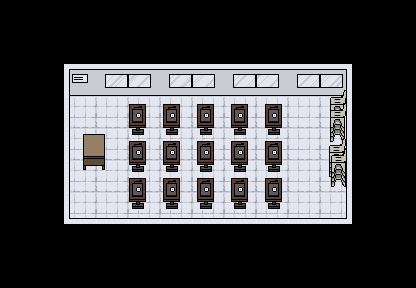

This game map was drawn from its Tiled (.tmx) file and the tilesets committed beside it. A one-line description and the full map source follow:
An orthogonal 13x9 tile map with 32x32 px tiles, 1 tile layer (Tile Layer 1), 2 tilesets and 57 objects (33x 1).

<map version="1.10" tiledversion="1.11.2" orientation="orthogonal" renderorder="right-down" width="13" height="9" tilewidth="32" tileheight="32" infinite="0" nextlayerid="10" nextobjectid="197">
 <tileset firstgid="1" source="test.tsx" />
 <tileset firstgid="2" source="comlabheb.tsx" />
 <layer id="1" name="Tile Layer 1" width="13" height="9">
  <data encoding="csv">
0,0,0,0,0,0,0,0,0,0,0,0,0,
0,0,0,0,0,0,0,0,0,0,0,0,0,
0,0,2,3,4,5,6,7,8,9,10,0,0,
0,0,11,12,13,14,15,16,17,18,19,0,0,
0,0,20,21,22,23,24,25,26,27,28,0,0,
0,0,29,30,31,32,33,34,35,36,37,0,0,
0,0,38,39,40,41,42,43,44,45,46,0,0,
0,0,0,0,0,0,0,0,0,0,0,0,0,
0,0,0,0,0,0,0,0,0,0,0,0,0
</data>
 </layer>
 <objectgroup id="2" name="Collisions">
  <object id="2" x="63.6667" y="63.6667" width="288" height="10.6667" />
  <object id="3" x="56.451" y="65.451" width="6" height="160" />
  <object id="4" x="352.745" y="62.9412" width="6.33333" height="169.392" />
  <object id="5" x="56.7844" y="226.667" width="295.549" height="6.66667" />
  <object id="98" x="273.474" y="184" width="0.5" height="3" />
  <object id="189" x="273.474" y="148" width="0.5" height="3" />
  <object id="194" x="273.474" y="111" width="0.5" height="3" />
  <object id="99" x="239.956" y="184" width="0.5" height="3" />
  <object id="188" x="239.956" y="148" width="0.5" height="3" />
  <object id="193" x="239.956" y="111" width="0.5" height="3" />
  <object id="100" x="335.732" y="92.5142" width="9.86932" height="80.9716" />
  <object id="104" x="64.3864" y="138.175" width="34.8636" height="22.2557" />
  <object id="111" x="205.884" y="184" width="0.5" height="3" />
  <object id="187" x="205.884" y="148" width="0.5" height="3" />
  <object id="192" x="205.884" y="111" width="0.5" height="3" />
  <object id="112" x="172.48" y="184" width="0.5" height="3" />
  <object id="186" x="172.48" y="148" width="0.5" height="3" />
  <object id="191" x="172.48" y="111" width="0.5" height="3" />
  <object id="184" x="138.57" y="184" width="0.5" height="3" />
  <object id="185" x="138.57" y="148" width="0.5" height="3" />
  <object id="190" x="138.57" y="111" width="0.5" height="3" />
 </objectgroup>
 <group id="9" name="Popups">
  <objectgroup id="3" name="1st">
   <object id="56" name="1" gid="1" x="150.557" y="133.477" width="32" height="32" />
   <object id="57" name="1" gid="1" x="207.579" y="208.831" width="32" height="32" />
   <object id="58" name="1" gid="1" x="240.81" y="208.212" width="32" height="32" />
   <object id="59" name="1" gid="1" x="278.534" y="209.432" width="32" height="32" />
   <object id="60" name="1" gid="1" x="108.154" y="133.313" width="32" height="32" />
   <object id="61" name="1" gid="1" x="127.716" y="144.75" width="32" height="32" />
   <object id="62" name="1" gid="1" x="127.966" y="182.5" width="32" height="32" />
   <object id="63" name="1" gid="1" x="139.921" y="207.66" width="32" height="32" />
   <object id="64" name="1" gid="1" x="129.091" y="106.875" width="32" height="32" />
   <object id="65" name="1" gid="1" x="166.341" y="106.875" width="32" height="32" />
   <object id="66" name="1" gid="1" x="170.5" y="144.5" width="32" height="32" />
   <object id="67" name="1" gid="1" x="214" y="107.125" width="32" height="32" />
   <object id="68" name="1" gid="1" x="255.75" y="107" width="32" height="32" />
   <object id="69" name="1" gid="1" x="212.75" y="144.5" width="32" height="32" />
   <object id="70" name="1" gid="1" x="255.25" y="145" width="32" height="32" />
   <object id="71" name="1" gid="1" x="192" y="171.25" width="32" height="32" />
   <object id="72" name="1" gid="1" x="139.779" y="228.005" width="32" height="32" />
   <object id="73" name="1" gid="1" x="148.75" y="170" width="32" height="32" />
   <object id="74" name="1" gid="1" x="192.25" y="132.25" width="32" height="32" />
   <object id="75" name="1" gid="1" x="233.75" y="172" width="32" height="32" />
   <object id="76" name="1" gid="1" x="234.477" y="129.727" width="32" height="32" />
   <object id="77" name="1" gid="1" x="277.75" y="170.25" width="32" height="32" />
   <object id="78" name="1" gid="1" x="283.75" y="132.25" width="32" height="32" />
   <object id="85" name="1" gid="1" x="170.167" y="183.339" width="32" height="32" />
   <object id="87" name="1" gid="1" x="214" y="182.5" width="32" height="32" />
   <object id="88" name="1" gid="1" x="255.25" y="182.75" width="32" height="32" />
   <object id="93" name="1" gid="1" x="173.011" y="207.886" width="32" height="32" />
   <object id="94" name="1" gid="1" x="214" y="217.364" width="32" height="32" />
   <object id="95" name="1" gid="1" x="255.636" y="217.091" width="32" height="32" />
   <object id="101" name="1" gid="1" x="302.333" y="159" width="32" height="32" />
   <object id="103" name="1" gid="1" x="102.061" y="167.455" width="32" height="32" />
   <object id="105" name="1" gid="1" x="84" y="207.091" width="32" height="32" />
   <object id="106" name="1" gid="1" x="76.7273" y="112" width="32" height="32" />
  </objectgroup>
 </group>
 <objectgroup id="5" name="Spawn">
  <object id="109" x="308.667" y="191">
   <point />
  </object>
 </objectgroup>
 <objectgroup id="4" name="in">
  <object id="107" x="80.8475" y="220.445" width="32" height="10.5" />
 </objectgroup>
 <objectgroup id="8" name="out">
  <object id="195" x="302.02" y="219.944" width="28.4109" height="12.6271" />
 </objectgroup>
</map>
